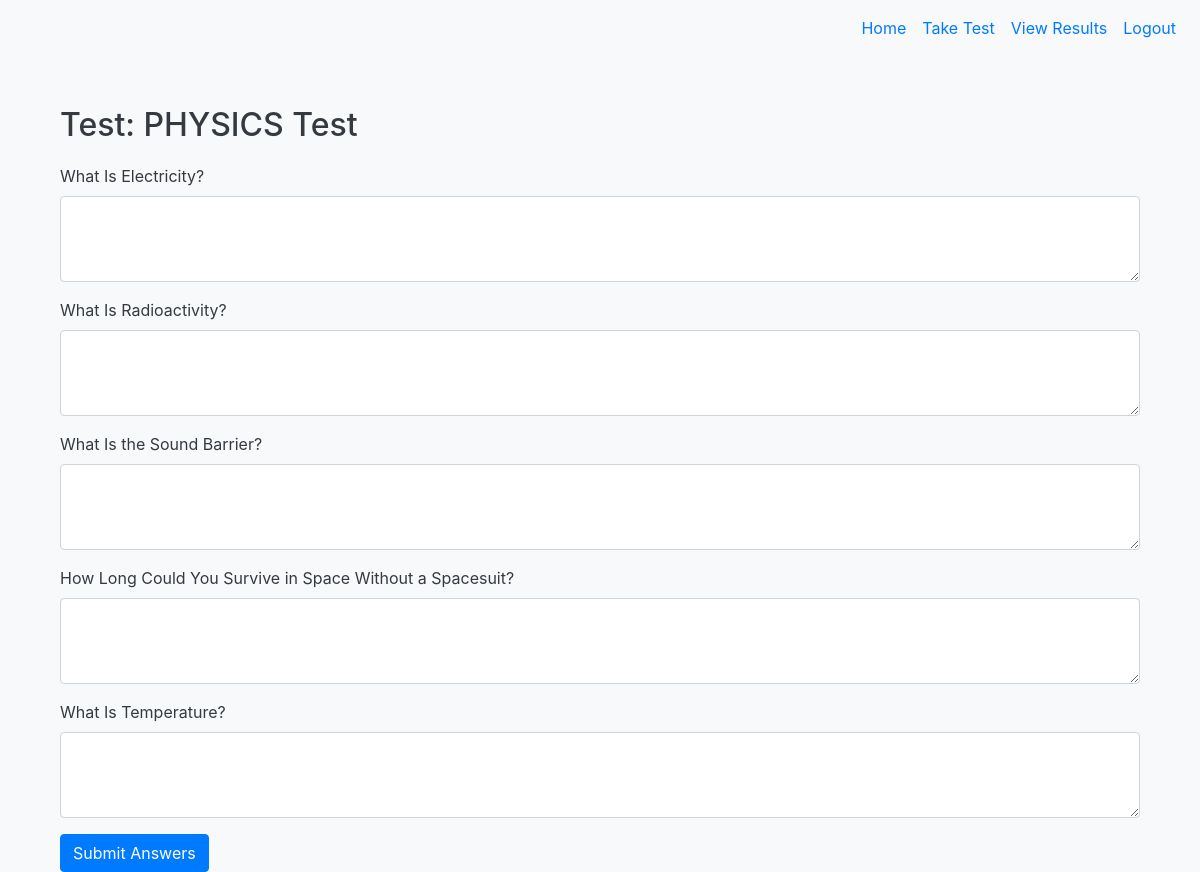
Page /test/5/take (signed in) on the committed database.
### tables this page shows
CREATE TABLE "Test" (
    id INTEGER PRIMARY KEY AUTOINCREMENT,
    test_name TEXT NOT NULL,
    test_description TEXT,
    teacher_id INTEGER,
    FOREIGN KEY (teacher_id) REFERENCES User(id) ON DELETE CASCADE
);

CREATE TABLE Question (
    id INTEGER PRIMARY KEY AUTOINCREMENT,
    test_id INTEGER NOT NULL,
    question_text TEXT NOT NULL,
    question_type TEXT NOT NULL,  -- 'open-ended'
    FOREIGN KEY (test_id) REFERENCES Test(id)
);

### app.py (the view, shortened to what this page needs)
@app.route('/test/<int:test_id>/take', methods=['GET', 'POST'])
@login_required
def take_specific_test(test_id):
    if current_user.role != 'student':
        flash('Only students can take tests.', 'danger')
        return redirect(url_for('home'))
    existing_answers = db.execute("SELECT * FROM Answer WHERE student_id = ? AND test_id = ?", current_user.id, test_id)
    if existing_answers:
        flash('You have already taken this test.', 'danger')
        return redirect(url_for('take_test'))
    test = db.execute("SELECT * FROM Test WHERE id = ?", test_id)[0]
    questions = db.execute("SELECT * FROM Question WHERE test_id = ?", test_id)
    return render_template('take_specific_test.html', test=test, questions=questions)

### app.py (called while the page is built)
@login_manager.user_loader
def load_user(user_id):
    user = db.execute("SELECT * FROM User WHERE id = ?", user_id)
    if user:
        return User(id=user[0]['id'], username=user[0]['username'], password=user[0]['password'], role=user[0]['role'])
    return None

### templates/take_specific_test.html
{% extends "base.html" %}
{% block content %}
<div class="container mt-4">
    <h2>Test: {{ test.test_name }}</h2>
    <form action="/test/{{ test.id }}/take" method="post">
        {% for question in questions %}
        <div class="form-group">
            <label for="question_{{ question.id }}">{{ question.question_text }}</label>
            <textarea class="form-control" id="question_{{ question.id }}" name="question_{{ question.id }}" rows="3" required></textarea>
        </div>
        {% endfor %}
        <button type="submit" class="btn btn-primary">Submit Answers</button>
    </form>
</div>
{% endblock %}

### static/css/styles.css (style rules this page uses)
body { background-color: #f8f9fa; color: #343a40; }
.container { margin-top: 50px; }
h2 { margin-bottom: 20px; }
.form-control { margin-bottom: 15px; }
.btn-primary { background-color: #007bff; border-color: #007bff; }

### rows in the picture
Test: test_name "PHYSICS Test"
Question: question_text "What Is Electricity?"
Question: question_text "What Is Radioactivity?"
Question: question_text "What Is the Sound Barrier?"
Question: question_text "How Long Could You Survive in Space Without a Spacesuit?"
Question: question_text "What Is Temperature?"
